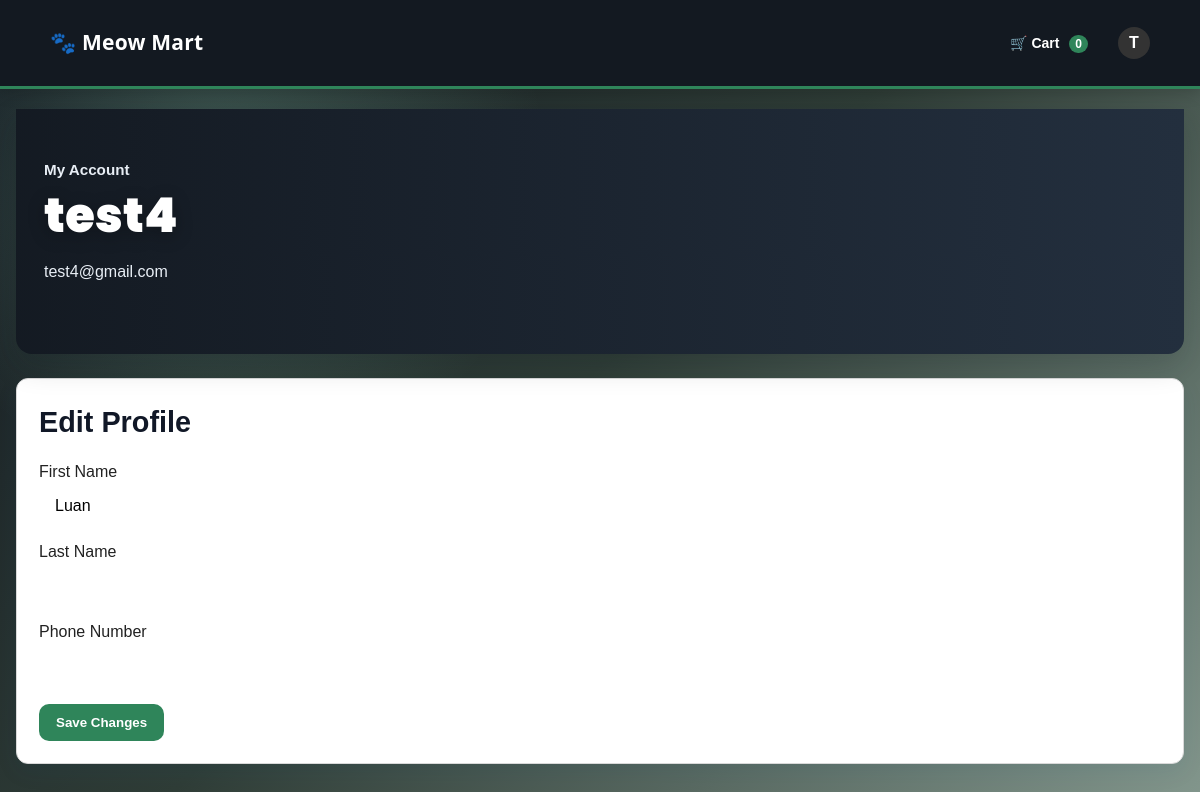
The app's page /accounts/profile/ (signed in) with its own data.
### accounts/models.py (models this page shows, shortened)
class UserAccount(models.Model):
    username = models.CharField(max_length=150, unique=True)
    email = models.EmailField(unique=True)
    password = models.CharField(max_length=128)
    created_at = models.DateTimeField(auto_now_add=True)
    class Meta:
        db_table = "store_useraccount"
        verbose_name = "User Account"
        verbose_name_plural = "User Accounts"

class UserProfile(models.Model):
    user = models.OneToOneField(UserAccount, on_delete=models.CASCADE, related_name="profile")
    first_name = models.CharField(max_length=100, blank=True)
    last_name = models.CharField(max_length=100, blank=True)
    phone_number = models.CharField(max_length=20, blank=True)
    class Meta:
        db_table = "store_userprofile"
        verbose_name = "User Profile"
        verbose_name_plural = "User Profiles"

### accounts/views.py (the view)
# urls.py: path("profile/", views.profile_view, name="profile"),
def profile_view(request):
    user_id = request.session.get("user_id")
    if not user_id:
        return redirect("/accounts/signin/")
    user = UserAccount.objects.filter(id=user_id).first()
    if not user:
        return redirect("/accounts/signin/")
    profile = UserProfile.objects.filter(user=user).first()
    if request.method == "POST":
        profile.first_name = request.POST.get("first_name", "").strip()
        profile.last_name = request.POST.get("last_name", "").strip()
        profile.phone_number = request.POST.get("phone_number", "").strip()
        profile.save()
        return redirect("/accounts/profile")
    return render(
        request,
        "accounts/profile.html",
        {"user": user, "profile": profile, "current_user": user, "cart_item_count": 0},
    )

### store/cart.py (called while the page is built)
def get_session_cart(session):
    return session.get("cart", {})

### store/context_processors.py (called while the page is built)
def global_context(request):
    user_id = request.session.get("user_id")
    current_user = None
    if user_id:
        current_user = UserAccount.objects.filter(id=user_id).first()
    cart = get_session_cart(request.session)
    cart_item_count = sum(cart.values()) if cart else 0
    return {
        "current_user": current_user,
        "cart_item_count": cart_item_count,
    }

### templates/accounts/profile.html (shortened to what this page needs)
{% extends "base.html" %}
{% load static %}
{% block content %}
<section class="hero">
    <div class="hero-panel">
        <p class="eyebrow">My Account</p>
        <h1 class="hero-title">{{ user.username }}</h1>
        <p class="hero-copy">{{ user.email }}</p>
    </div>
</section>
<section>
    <div class="detail-card" style="margin-top: 24px">
        <h2 class="section-title">Edit Profile</h2>
        <form method="post" style="margin-top: 16px;">
            <div style="margin-bottom: 12px;">
                <label>First Name</label><br>
                <input class="search-input" type="text"
                name="first_name" value="{{ profile.first_name }}">
            </div>
            <div style="margin-bottom: 12px;">
                <label>Last Name</label><br>
                <input class="search-input" type="text"
                name="last_name" value="{{ profile.last_name }}">
            </div>
            <div style="margin-bottom: 16px;">
                <label>Phone Number</label><br>
                <input class="search-input" type="text"
                name="phone_number" value="{{ profile.phone_number }}">
            </div>
            <button class="btn btn-primary" type="submit">Save Changes</button>
        </form>
    </div>
</section>
{% endblock %}
<!-- {% load static %}

### templates/base.html (shortened to what this page needs)
{% load static %}
<!DOCTYPE html>
<html lang="en">
<head>
    <link rel="stylesheet" href="{% static 'styles.css' %}">
</head>
<body>
<nav class="navbar">
    <div class="navbar-inner">
        <div class="navbar-left">
            <a href="/" class="brand">
                🐾 Meow Mart
            </a>
        </div>
        <div class="navbar-right">
            <a href="{% url 'cart' %}" class="nav-link cart-link">
                🛒 Cart
                <span class="cart-badge" id="cart-count">
                    {{ cart_item_count|default:0 }}
                </span>
            </a>
            {% if current_user %}
                <div class="user-menu">
                    <button class="avatar-btn" onclick="toggleDropdown()">
                        {{ current_user.username|first|upper }}
                    </button>
                </div>
            {% else %}
                <a href="/accounts/signin/" class="nav-link">Sign In</a>
                <a href="/accounts/signup/" class="btn-signup">Sign Up</a>
            {% endif %}
        </div>
    </div>
</nav>
<main class="shell">
    {% block content %}{% endblock %}
</main>
</body>
</html>

### records on screen
UserAccount: username|first "T", username "test4", email "test4@gmail.com"
UserProfile: first_name "Luan"

### other values on screen
{{ cart_item_count|default:0 }} "0"
